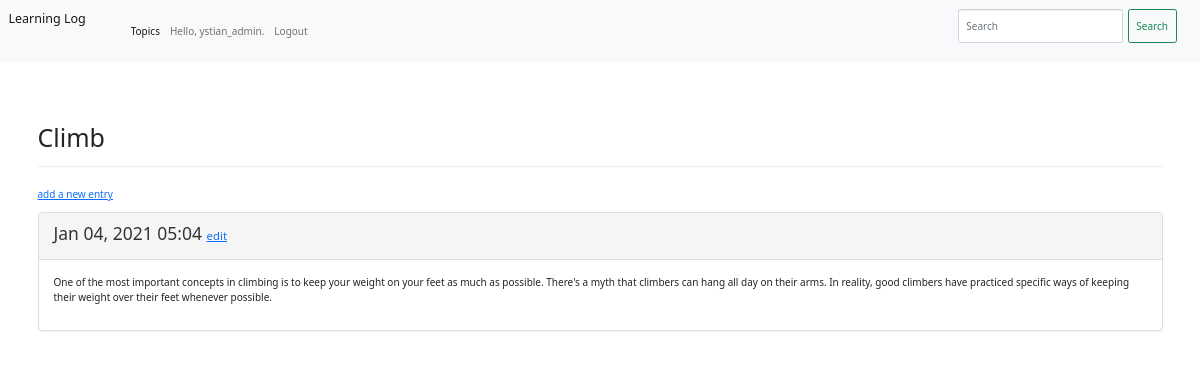
The page /topics/2/ (signed in) on the database its author committed.
### learning_logs/models.py (models this page shows, shortened)
class Topic(models.Model):
    text = models.CharField(max_length=200)
    date_added = models.DateTimeField(auto_now_add=True)
    owner = models.ForeignKey(User, on_delete = models.CASCADE)
    def __str__(self):
        return self.text

class Entry(models.Model):
    topic = models.ForeignKey(Topic,on_delete = models.CASCADE)
    text = models.TextField()
    date_added = models.DateTimeField(auto_now_add=True)
    class Meta:
        verbose_name_plural = 'entries'

### learning_logs/views.py (the view)
# urls.py: path('topics/<topic_id>/', views.topic, name = 'topic'),
@login_required
def topic(request, topic_id):
    topic = Topic.objects.get(id=topic_id)
    if request.user != topic.owner:
        raise Http404
    entries = topic.entry_set.order_by('-date_added')
    context = {'topic':topic, 'entries':entries}
    return render(request, 'learning_logs/topic.html', context)

### learning_logs/templates/learning_logs/topic.html
{% extends 'learning_logs/base.html' %}
{% block  header %}
  <h1>{{ topic }}</h1>
{% endblock header %}
{% block content %}
  <p>
    <a href="{% url 'learning_logs:new_entry' topic.id %}">add a new entry</a>
  </p>
  {% for entry in entries %}
    <div class="panel panel-default">
      <div class="panel-heading">
        <h3>{{ entry.date_added|date:'M d, Y H:i' }}
          <small>
            <a href = "{% url 'learning_logs:edit_entry' entry.id %}">edit</a>
          </small>
        </h3>
      </div>
      <div class="panel-body">
        {{ entry.text|linebreaks }}
      </div>
    </div>
  {% empty %}
	  There are no entries for this topic yet.
  {% endfor %}
{% endblock content %}

### learning_logs/templates/learning_logs/base.html (shortened to what this page needs)
{% load bootstrap3 %}
{% bootstrap_css %}
{% load bootstrap3 %}
<!DOCTYPE html>
<html lang="en">
  <head>
    <link href="https://cdn.jsdelivr.net/npm/bootstrap@5.0.0-beta1/dist/css/bootstrap.min.css" rel="stylesheet">
  </head>
  <body>
    <nav class="navbar navbar-expand-lg navbar-light bg-light">
      <div class="container-fluid">
        <a class="navbar-brand" href="{% url 'learning_logs:index' %}">Learning Log</a>
        <div class="collapse navbar-collapse" id="navbarSupportedContent">
          <ul class="navbar-nav me-auto mb-2 mb-lg-0">
            <li class="nav-item">
              <a class="nav-link active" aria-current="page" href="{% url 'learning_logs:topics' %}">Topics</a>
            </li>
            {% if user.is_authenticated %}
            <li class="nav-item">
              <a class="nav-link" href="#">Hello, {{user.username}}.</a>
            </li>
            <li class="nav-item">
              <a class="nav-link" href="{% url 'users:logout' %}">Logout</a>
            </li>
            {% endif %}
          </ul>
          <form class="d-flex">
            <input class="form-control me-2" type="search" placeholder="Search" aria-label="Search">
            <button class="btn btn-outline-success" type="submit">Search</button>
          </form>
        </div>
      </div>
    </nav>
    <div class="container">
      <div class = "page-header">
        {% block header %}{% endblock header %}
      </div>
      <div>
        {% block content %}{% endblock content %}
      </div>
    </div>
  </body>
</html>

### rows shown on the page
Topic: text "Climb"
Entry: date_added "Jan 04, 2021 05:04", text "One of the most important concepts in climbing is to keep your weight on your feet as much as possible. There's a myth that climbers can hang all day on their arms. In reality, good climbers have practiced specific ways of keeping their weight over their feet whenever possible."

### other values the page prints
{{ user.username }} "ystian_admin"
